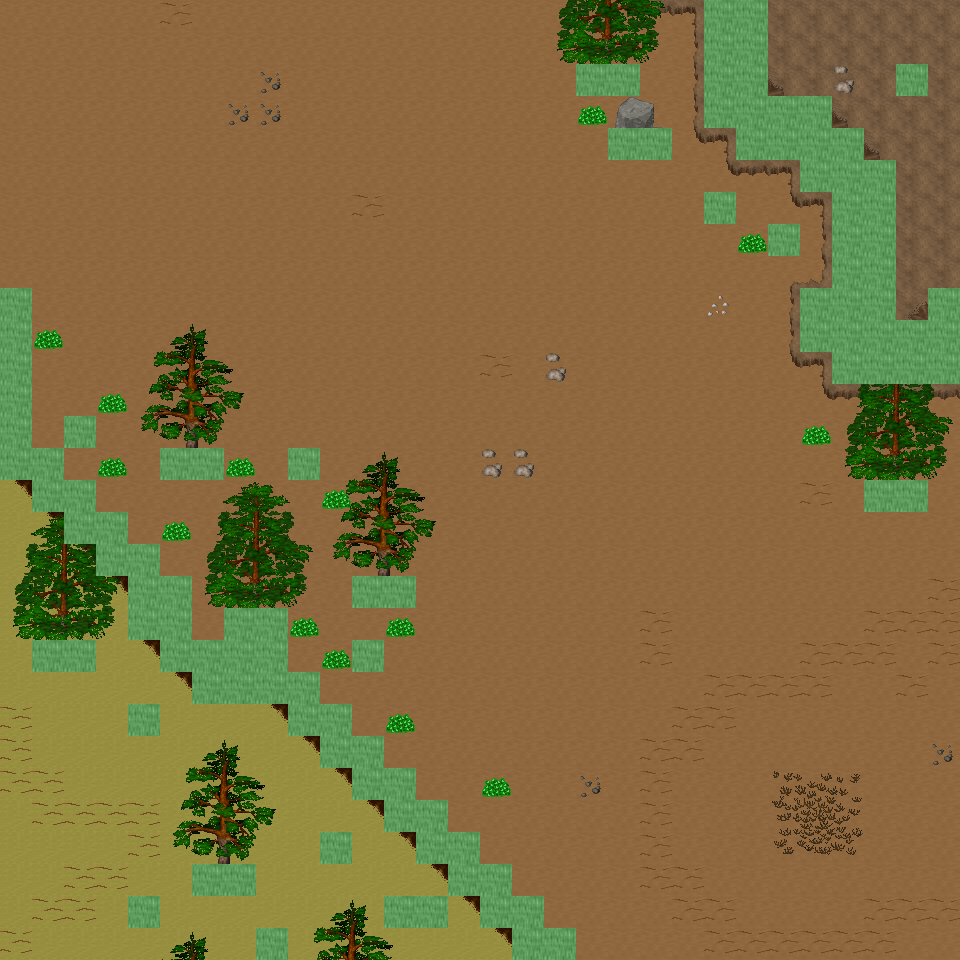

A level layout from a 2D game, rendered from its tile map. Below: a short description, then the map file with tile-grid data replaced by summaries:
An orthogonal 30x30 tile map with 32x32 px tiles, 6 tile layers (Ground, Object, Object2, Above, ...), 57 tilesets and 9 objects (9x mapExit).

<map version="1.0" orientation="orthogonal" renderorder="right-down" width="30" height="30" tilewidth="32" tileheight="32" nextobjectid="10">
  <tileset firstgid="1" name="tileset_ground_ground" tilewidth="32" tileheight="32" tilecount="33" columns="3">
    <image source="../drawable/tileset_ground_ground.png" width="96" height="352" />
  </tileset>
  <tileset firstgid="34" name="tileset_ground_ice_ice" tilewidth="32" tileheight="32" tilecount="3" columns="3">
    <image source="../drawable/tileset_ground_ice_ice.png" width="96" height="32" />
  </tileset>
  <tileset firstgid="37" name="tileset_ground_indoor_brown_hole" tilewidth="32" tileheight="32" tilecount="56" columns="7">
    <image source="../drawable/tileset_ground_indoor_brown_hole.png" width="224" height="256" />
  </tileset>
  <tileset firstgid="93" name="tileset_ground_earth_edges" tilewidth="32" tileheight="32" tilecount="18" columns="6">
    <image source="../drawable/tileset_ground_earth_edges.png" width="192" height="96" />
  </tileset>
  <tileset firstgid="111" name="tileset_ground_rock_pebbles" tilewidth="32" tileheight="32" tilecount="3" columns="1">
    <image source="../drawable/tileset_ground_rock_pebbles.png" width="32" height="96" />
  </tileset>
  <tileset firstgid="114" name="tileset_item_corpse_huge_animal" tilewidth="32" tileheight="32" tilecount="16" columns="2">
    <image source="../drawable/tileset_item_corpse_huge_animal.png" width="64" height="256" />
  </tileset>
  <tileset firstgid="130" name="tileset_plant_flower_daisy_white" tilewidth="32" tileheight="32" tilecount="8" columns="2">
    <image source="../drawable/tileset_plant_flower_daisy_white.png" width="64" height="128" />
  </tileset>
  <tileset firstgid="138" name="tileset_ground_ridge_earth_dark" tilewidth="32" tileheight="32" tilecount="96" columns="12">
    <image source="../drawable/tileset_ground_ridge_earth_dark.png" width="384" height="256" />
  </tileset>
  <tileset firstgid="234" name="tileset_ground_grass_edges" tilewidth="32" tileheight="32" tilecount="36" columns="12">
    <image source="../drawable/tileset_ground_grass_edges.png" width="384" height="96" />
  </tileset>
  <tileset firstgid="270" name="tileset_ground_ridge_ice_2" tilewidth="32" tileheight="32" tilecount="42" columns="7">
    <image source="../drawable/tileset_ground_ridge_ice_2.png" width="224" height="192" />
  </tileset>
  <tileset firstgid="312" name="tileset_ground_ice_glacier" tilewidth="32" tileheight="32" tilecount="1" columns="1">
    <image source="../drawable/tileset_ground_ice_glacier.png" width="32" height="32" />
  </tileset>
  <tileset firstgid="313" name="tileset_plant_bush_large_brown" tilewidth="32" tileheight="32" tilecount="9" columns="3">
    <image source="../drawable/tileset_plant_bush_large_brown.png" width="96" height="96" />
  </tileset>
  <tileset firstgid="322" name="tileset_ground_ridge_ice" tilewidth="32" tileheight="32" tilecount="42" columns="7">
    <image source="../drawable/tileset_ground_ridge_ice.png" width="224" height="192" />
  </tileset>
  <tileset firstgid="364" name="tileset_plant_bush_various_small" tilewidth="32" tileheight="32" tilecount="9" columns="3">
    <image source="../drawable/tileset_plant_bush_various_small.png" width="96" height="96" />
  </tileset>
  <tileset firstgid="373" name="tileset_ground_rock_rocks_2" tilewidth="32" tileheight="32" tilecount="4" columns="2">
    <image source="../drawable/tileset_ground_rock_rocks_2.png" width="64" height="64" />
  </tileset>
  <tileset firstgid="377" name="tileset_ground_brown_2" tilewidth="32" tileheight="32" tilecount="2" columns="1">
    <image source="../drawable/tileset_ground_brown_2.png" width="32" height="64" />
  </tileset>
  <tileset firstgid="379" name="tileset_plant_bush_large_green" tilewidth="32" tileheight="32" tilecount="9" columns="3">
    <image source="../drawable/tileset_plant_bush_large_green.png" width="96" height="96" />
  </tileset>
  <tileset firstgid="388" name="tileset_plant_grasses" tilewidth="32" tileheight="32" tilecount="6" columns="3">
    <image source="../drawable/tileset_plant_grasses.png" width="96" height="64" />
  </tileset>
  <tileset firstgid="394" name="tileset_furniture_table_long_side_on_pale" tilewidth="32" tileheight="32" tilecount="3" columns="3">
    <image source="../drawable/tileset_furniture_table_long_side_on_pale.png" width="96" height="32" />
  </tileset>
  <tileset firstgid="397" name="tileset_item_blood_nsew_stains" tilewidth="32" tileheight="32" tilecount="4" columns="2">
    <image source="../drawable/tileset_item_blood_nsew_stains.png" width="64" height="64" />
  </tileset>
  <tileset firstgid="401" name="tileset_item_blood_floor_stains_2" tilewidth="32" tileheight="32" tilecount="4" columns="2">
    <image source="../drawable/tileset_item_blood_floor_stains_2.png" width="64" height="64" />
  </tileset>
  <tileset firstgid="405" name="tileset_item_statue_grey_stone" tilewidth="32" tileheight="32" tilecount="4" columns="2">
    <image source="../drawable/tileset_item_statue_grey_stone.png" width="64" height="64" />
  </tileset>
  <tileset firstgid="409" name="tileset_item_statue_cross" tilewidth="32" tileheight="32" tilecount="1" columns="1">
    <image source="../drawable/tileset_item_statue_cross.png" width="32" height="32" />
  </tileset>
  <tileset firstgid="410" name="tileset_item_button_gold" tilewidth="32" tileheight="32" tilecount="2" columns="2">
    <image source="../drawable/tileset_item_button_gold.png" width="64" height="32" />
  </tileset>
  <tileset firstgid="412" name="tileset_ground_rock_green_crystal" tilewidth="32" tileheight="32" tilecount="9" columns="3">
    <image source="../drawable/tileset_ground_rock_green_crystal.png" width="96" height="96" />
  </tileset>
  <tileset firstgid="421" name="tileset_item_statue_metal_and_stone" tilewidth="32" tileheight="32" tilecount="6" columns="3">
    <image source="../drawable/tileset_item_statue_metal_and_stone.png" width="96" height="64" />
  </tileset>
  <tileset firstgid="427" name="tileset_ground_ladder_horizontal_pale" tilewidth="32" tileheight="32" tilecount="3" columns="1">
    <image source="../drawable/tileset_ground_ladder_horizontal_pale.png" width="32" height="96" />
  </tileset>
  <tileset firstgid="430" name="tileset_building_fence_fence_chunky" tilewidth="32" tileheight="32" tilecount="21" columns="3">
    <image source="../drawable/tileset_building_fence_fence_chunky.png" width="96" height="224" />
  </tileset>
  <tileset firstgid="451" name="tileset_plant_bush_bushes" tilewidth="32" tileheight="32" tilecount="10" columns="5">
    <image source="../drawable/tileset_plant_bush_bushes.png" width="160" height="64" />
  </tileset>
  <tileset firstgid="461" name="tileset_item_blood_floor_stain" tilewidth="32" tileheight="32" tilecount="1" columns="1">
    <image source="../drawable/tileset_item_blood_floor_stain.png" width="32" height="32" />
  </tileset>
  <tileset firstgid="462" name="tileset_item_corpse_skull_dark" tilewidth="32" tileheight="32" tilecount="2" columns="2">
    <image source="../drawable/tileset_item_corpse_skull_dark.png" width="64" height="32" />
  </tileset>
  <tileset firstgid="464" name="tileset_logic_creature_human" tilewidth="32" tileheight="32" tilecount="5" columns="5">
    <image source="../drawable/tileset_logic_creature_human.png" width="160" height="32" />
  </tileset>
  <tileset firstgid="469" name="tileset_logic_creature_elemental" tilewidth="32" tileheight="32" tilecount="16" columns="8">
    <image source="../drawable/tileset_logic_creature_elemental.png" width="256" height="64" />
  </tileset>
  <tileset firstgid="485" name="tileset_logic_creature_undead" tilewidth="32" tileheight="32" tilecount="16" columns="8">
    <image source="../drawable/tileset_logic_creature_undead.png" width="256" height="64" />
  </tileset>
  <tileset firstgid="501" name="tileset_logic_item_sheepfood" tilewidth="32" tileheight="32" tilecount="1" columns="1">
    <image source="../drawable/tileset_logic_item_sheepfood.png" width="32" height="32" />
  </tileset>
  <tileset firstgid="502" name="tileset_logic_creature_sheep" tilewidth="32" tileheight="32" tilecount="1" columns="1">
    <image source="../drawable/tileset_logic_creature_sheep.png" width="32" height="32" />
  </tileset>
  <tileset firstgid="503" name="tileset_logic_collision" tilewidth="32" tileheight="32" tilecount="1" columns="1">
    <image source="../drawable/tileset_logic_collision.png" width="32" height="32" />
  </tileset>
  <tileset firstgid="504" name="tileset_plant_tree_taller_trees" tilewidth="32" tileheight="32" tilecount="32" columns="8">
    <image source="../drawable/tileset_plant_tree_taller_trees.png" width="256" height="128" />
  </tileset>
  <tileset firstgid="536" name="tileset_building_wall_int_clay" tilewidth="32" tileheight="32" tilecount="100" columns="10">
    <image source="../drawable/tileset_building_wall_int_clay.png" width="320" height="320" />
  </tileset>
  <tileset firstgid="636" name="tileset_plant_tree_pine_tree" tilewidth="32" tileheight="32" tilecount="20" columns="4">
    <image source="../drawable/tileset_plant_tree_pine_tree.png" width="128" height="160" />
  </tileset>
  <tileset firstgid="656" name="tileset_plant_tree_pine_tree_1" tilewidth="32" tileheight="32" tilecount="20" columns="4">
    <image source="../drawable/tileset_plant_tree_pine_tree_1.png" width="128" height="160" />
  </tileset>
  <tileset firstgid="676" name="tileset_plant_stump_hollow_logs" tilewidth="32" tileheight="32" tilecount="6" columns="3">
    <image source="../drawable/tileset_plant_stump_hollow_logs.png" width="96" height="64" />
  </tileset>
  <tileset firstgid="682" name="tileset_plant_stump_small_stump" tilewidth="32" tileheight="32" tilecount="4" columns="2">
    <image source="../drawable/tileset_plant_stump_small_stump.png" width="64" height="64" />
  </tileset>
  <tileset firstgid="686" name="tileset_plant_stump_stump_snow1" tilewidth="32" tileheight="32" tilecount="2" columns="2">
    <image source="../drawable/tileset_plant_stump_stump_snow1.png" width="64" height="32" />
  </tileset>
  <tileset firstgid="688" name="tileset_plant_stump_stump_snow" tilewidth="32" tileheight="32" tilecount="2" columns="2">
    <image source="../drawable/tileset_plant_stump_stump_snow.png" width="64" height="32" />
  </tileset>
  <tileset firstgid="690" name="tileset_building_decoration_rocks" tilewidth="32" tileheight="32" tilecount="6" columns="3">
    <image source="../drawable/tileset_building_decoration_rocks.png" width="96" height="64" />
  </tileset>
  <tileset firstgid="696" name="tileset_ground_rock_rocks" tilewidth="32" tileheight="32" tilecount="4" columns="2">
    <image source="../drawable/tileset_ground_rock_rocks.png" width="64" height="64" />
  </tileset>
  <tileset firstgid="700" name="tileset_ground_grass_corners" tilewidth="32" tileheight="32" tilecount="24" columns="6">
    <image source="../drawable/tileset_ground_grass_corners.png" width="192" height="128" />
  </tileset>
  <tileset firstgid="724" name="tileset_plant_lily_pads" tilewidth="32" tileheight="32" tilecount="2" columns="1">
    <image source="../drawable/tileset_plant_lily_pads.png" width="32" height="64" />
  </tileset>
  <tileset firstgid="726" name="tileset_plant_tree_snow_on_pine" tilewidth="32" tileheight="32" tilecount="20" columns="4">
    <image source="../drawable/tileset_plant_tree_snow_on_pine.png" width="128" height="160" />
  </tileset>
  <tileset firstgid="746" name="tileset_ground_stonecircle" tilewidth="32" tileheight="32" tilecount="81" columns="9">
    <image source="../drawable/tileset_ground_stonecircle.png" width="288" height="288" />
  </tileset>
  <tileset firstgid="827" name="tileset_object_rotating_crystal" tilewidth="32" tileheight="32" tilecount="48" columns="8">
    <image source="../drawable/tileset_object_rotating_crystal.png" width="256" height="192" />
  </tileset>
  <tileset firstgid="875" name="tileset_light_white_1x1" tilewidth="32" tileheight="32" tilecount="1" columns="1">
    <image source="../drawable/tileset_light_white_1x1.png" width="32" height="32" />
  </tileset>
  <tileset firstgid="876" name="tileset_light_light_5x5" tilewidth="32" tileheight="32" tilecount="25" columns="5">
    <image source="../drawable/tileset_light_light_5x5.png" width="160" height="160" />
  </tileset>
  <tileset firstgid="901" name="tileset_logic_creature_fowl" tilewidth="32" tileheight="32" tilecount="6" columns="6">
    <image source="../drawable/tileset_logic_creature_fowl.png" width="192" height="32" />
  </tileset>
  <tileset firstgid="907" name="tileset_building_wall_int_sandstone" tilewidth="32" tileheight="32" tilecount="15" columns="3">
    <image source="../drawable/tileset_building_wall_int_sandstone.png" width="96" height="160" />
  </tileset>
  <tileset firstgid="922" name="tileset_logic_creature_animal" tilewidth="32" tileheight="32" tilecount="32" columns="8">
    <image source="../drawable/tileset_logic_creature_animal.png" width="256" height="128" />
  </tileset>
  <layer name="Ground" width="30" height="30">
    <data>[900 cells, 900 non-empty, 3 distinct tile ids]</data>
  </layer>
  <layer name="Object" width="30" height="30">
    <data>[900 cells, 234 non-empty, 57 distinct tile ids]</data>
  </layer>
  <layer name="Object2" width="30" height="30">
    <data>[900 cells, 0 non-empty, 0 distinct tile ids]</data>
  </layer>
  <layer name="Above" width="30" height="30">
    <data>[900 cells, 124 non-empty, 36 distinct tile ids]</data>
  </layer>
  <layer name="Above2" width="30" height="30">
    <data>[900 cells, 0 non-empty, 0 distinct tile ids]</data>
  </layer>
  <layer name="Walkable" width="30" height="30">
    <data>[900 cells, 105 non-empty, 1 distinct tile ids]</data>
  </layer>
  <objectgroup name="MapEvents">
    <object id="1" name="north" type="mapExit" x="0" y="0" width="704" height="32">
      <properties>
        <property name="map" value="level_0_x71_y8" />
        <property name="x" value="0" />
        <property name="y" value="28" />
      </properties>
    </object>
    <object id="2" name="north2" type="mapExit" x="768" y="0" width="192" height="32">
      <properties>
        <property name="map" value="level_0_x71_y8" />
        <property name="x" value="24" />
        <property name="y" value="28" />
      </properties>
    </object>
    <object id="3" name="south" type="mapExit" x="0" y="928" width="256" height="32">
      <properties>
        <property name="map" value="level_0_x71_y10" />
        <property name="x" value="0" />
        <property name="y" value="1" />
      </properties>
    </object>
    <object id="4" name="south2" type="mapExit" x="288" y="928" width="224" height="32">
      <properties>
        <property name="map" value="level_0_x71_y10" />
        <property name="x" value="9" />
        <property name="y" value="1" />
      </properties>
    </object>
    <object id="5" name="south3" type="mapExit" x="576" y="928" width="384" height="32">
      <properties>
        <property name="map" value="level_0_x71_y10" />
        <property name="x" value="18" />
        <property name="y" value="1" />
      </properties>
    </object>
    <object id="6" name="west" type="mapExit" x="0" y="0" width="32" height="288">
      <properties>
        <property name="map" value="level_0_x70_y9" />
        <property name="x" value="28" />
        <property name="y" value="0" />
      </properties>
    </object>
    <object id="7" name="west2" type="mapExit" x="0" y="480" width="32" height="480">
      <properties>
        <property name="map" value="level_0_x70_y9" />
        <property name="x" value="28" />
        <property name="y" value="15" />
      </properties>
    </object>
    <object id="8" name="east" type="mapExit" x="928" y="0" width="32" height="288">
      <properties>
        <property name="map" value="level_0_x72_y9" />
        <property name="x" value="1" />
        <property name="y" value="0" />
      </properties>
    </object>
    <object id="9" name="east2" type="mapExit" x="928" y="384" width="32" height="576">
      <properties>
        <property name="map" value="level_0_x72_y9" />
        <property name="x" value="1" />
        <property name="y" value="12" />
      </properties>
    </object>
  </objectgroup>
</map>
